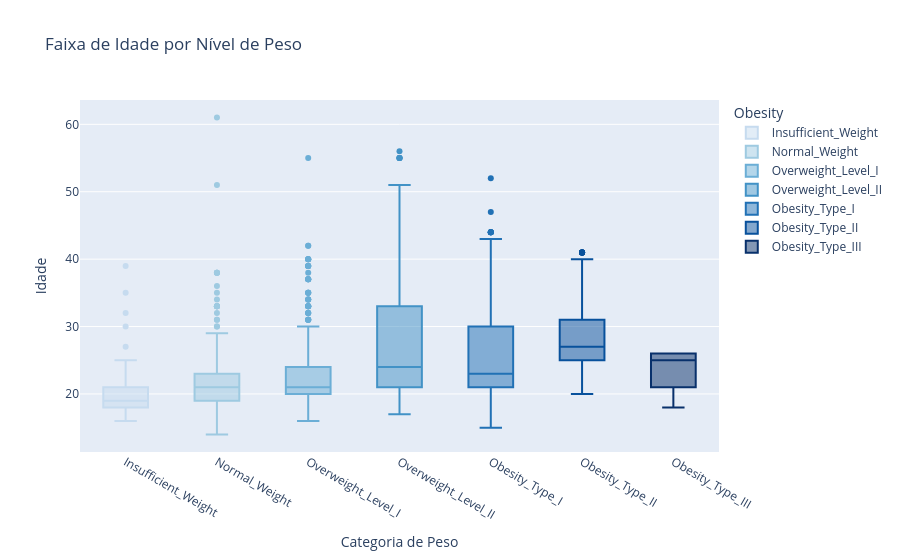

Write notebook code for a chart like this one.
### Markdown cell above
### Faixa de Idade por Nível de Peso

### Code cell
# =======================================================
# GRÁFICO Distribuição de Idade por Nível (Boxplot)
# =======================================================
fig_age = px.box(
    obesidade, 
    x='Obesity', 
    y='Age', 
    color='Obesity',
    color_discrete_map=mapa_cores,
    category_orders={'Obesity': ordem_peso},
    title='Faixa de Idade por Nível de Peso'
)
fig_age.update_layout(xaxis_title='Categoria de Peso', yaxis_title='Idade')
fig_age.show()

### Figure 1 — Plotly figure (JSON) as saved in the notebook; plotly's stock layout.template omitted (floating-point values rounded to 4 significant figures; data arrays with more than 128 entries replaced by an {"elided": "..."} marker saying what was removed)
{"data": [{"alignmentgroup": "True", "hovertemplate": "Obesity=%{x}<br>Age=%{y}<extra></extra>", "legendgroup": "Insufficient_Weight", "marker": {"color": "#c6dbef"}, "name": "Insufficient_Weight", "notched": false, "offsetgroup": "Insufficient_Weight", "orientation": "v", "showlegend": true, "type": "box", "x": {"elided": "272 str values"}, "x0": " ", "xaxis": "x", "y": {"elided": "272 int values"}, "y0": " ", "yaxis": "y"}, {"alignmentgroup": "True", "hovertemplate": "Obesity=%{x}<br>Age=%{y}<extra></extra>", "legendgroup": "Normal_Weight", "marker": {"color": "#9ecae1"}, "name": "Normal_Weight", "notched": false, "offsetgroup": "Normal_Weight", "orientation": "v", "showlegend": true, "type": "box", "x": {"elided": "287 str values"}, "x0": " ", "xaxis": "x", "y": {"elided": "287 int values"}, "y0": " ", "yaxis": "y"}, {"alignmentgroup": "True", "hovertemplate": "Obesity=%{x}<br>Age=%{y}<extra></extra>", "legendgroup": "Overweight_Level_I", "marker": {"color": "#6baed6"}, "name": "Overweight_Level_I", "notched": false, "offsetgroup": "Overweight_Level_I", "orientation": "v", "showlegend": true, "type": "box", "x": {"elided": "290 str values"}, "x0": " ", "xaxis": "x", "y": {"elided": "290 int values"}, "y0": " ", "yaxis": "y"}, {"alignmentgroup": "True", "hovertemplate": "Obesity=%{x}<br>Age=%{y}<extra></extra>", "legendgroup": "Overweight_Level_II", "marker": {"color": "#4292c6"}, "name": "Overweight_Level_II", "notched": false, "offsetgroup": "Overweight_Level_II", "orientation": "v", "showlegend": true, "type": "box", "x": {"elided": "290 str values"}, "x0": " ", "xaxis": "x", "y": {"elided": "290 int values"}, "y0": " ", "yaxis": "y"}, {"alignmentgroup": "True", "hovertemplate": "Obesity=%{x}<br>Age=%{y}<extra></extra>", "legendgroup": "Obesity_Type_I", "marker": {"color": "#2171b5"}, "name": "Obesity_Type_I", "notched": false, "offsetgroup": "Obesity_Type_I", "orientation": "v", "showlegend": true, "type": "box", "x": {"elided": "351 str values"}, "x0": " ", "xaxis": "x", "y": {"elided": "351 int values"}, "y0": " ", "yaxis": "y"}, {"alignmentgroup": "True", "hovertemplate": "Obesity=%{x}<br>Age=%{y}<extra></extra>", "legendgroup": "Obesity_Type_II", "marker": {"color": "#08519c"}, "name": "Obesity_Type_II", "notched": false, "offsetgroup": "Obesity_Type_II", "orientation": "v", "showlegend": true, "type": "box", "x": {"elided": "297 str values"}, "x0": " ", "xaxis": "x", "y": {"elided": "297 int values"}, "y0": " ", "yaxis": "y"}, {"alignmentgroup": "True", "hovertemplate": "Obesity=%{x}<br>Age=%{y}<extra></extra>", "legendgroup": "Obesity_Type_III", "marker": {"color": "#08306b"}, "name": "Obesity_Type_III", "notched": false, "offsetgroup": "Obesity_Type_III", "orientation": "v", "showlegend": true, "type": "box", "x": {"elided": "324 str values"}, "x0": " ", "xaxis": "x", "y": {"elided": "324 int values"}, "y0": " ", "yaxis": "y"}], "layout": {"boxmode": "overlay", "legend": {"title": {"text": "Obesity"}, "tracegroupgap": 0}, "title": {"text": "Faixa de Idade por Nível de Peso"}, "xaxis": {"anchor": "y", "categoryarray": ["Insufficient_Weight", "Normal_Weight", "Overweight_Level_I", "Overweight_Level_II", "Obesity_Type_I", "Obesity_Type_II", "Obesity_Type_III"], "categoryorder": "array", "domain": [0, 1], "title": {"text": "Categoria de Peso"}}, "yaxis": {"anchor": "x", "domain": [0, 1], "title": {"text": "Idade"}}}}
